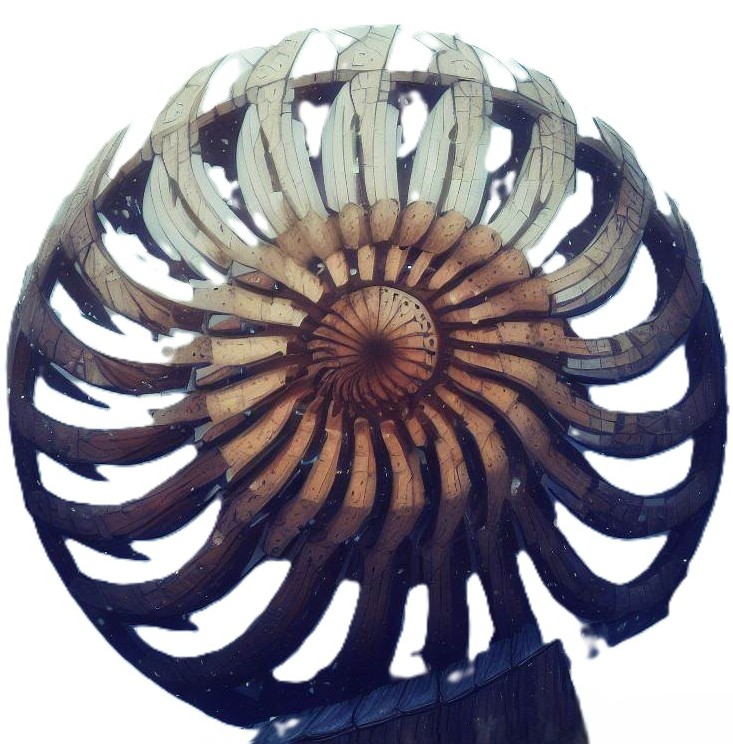
#> input picture Szenarios/bilder/IMG_4961.JPG, 733 x 744 px
$ python Szenario_Pixel.py bilder/IMG_4961.JPG out.png 100 bilder/Galaxy.jpg bilder/Galaxy.jpg
#> lines starting #> are read from the running program, lines starting #| are printed output that depends on the picture; after the words box and inside, x2 and y2 are one past the last pixel; in counts of white or black regions, pixels touching at a corner belong together

"""
Konvertiert ein Bild in eine Pixelgrafik mit 4x4-Bitmap pro Pixel.
Jeder Pixel wird durch eine 4x4-Matrix mit festem Muster repräsentiert.
Nur Koordinaten mit Wert 1 werden ausgegeben.
"""

from PIL import Image
import sys
import os

# 4x4 Bitmap-Muster (0 = schwarz/aus, 1 = weiß/an)
BITMAP_PATTERN = [
    [0, 0, 0, 0],
    [0, 1, 1, 0],
    [0, 1, 1, 0],
    [0, 0, 0, 0]
]

def scale_image_preserve_aspect(image, target_size=1000):
    """
    Skaliert das Bild verzerrungsfrei auf max. target_size x target_size.

    Args:
        image: PIL Image Objekt
        target_size: Maximale Breite/Höhe in Pixeln

    Returns:
        Skaliertes PIL Image Objekt
    """
    width, height = image.size

    # Berechne Skalierungsfaktor (kleinerer Wert bestimmt die Skalierung)
    scale_factor = min(target_size / width, target_size / height)

    # Neue Dimensionen
    new_width = int(width * scale_factor)
    new_height = int(height * scale_factor)

    print(f"Original: {width}x{height} -> Skaliert: {new_width}x{new_height}")

    # Hochqualitatives Resampling
    return image.resize((new_width, new_height), Image.Resampling.LANCZOS)

def convert_to_bw(image, threshold=128, invert=False):
    """
    Konvertiert Bild zu Schwarz/Weiß.

    Args:
        image: PIL Image Objekt
        threshold: Schwellwert für Schwarz/Weiß (0-255)
        invert: Wenn True, werden die Farben invertiert

    Returns:
        Schwarz/Weiß PIL Image (1-bit)
    """
    # Zu Graustufen konvertieren
    grayscale = image.convert('L')

    # Zu 1-bit Schwarz/Weiß konvertieren
    if invert:
        # Invertierte Logik: weiß wird schwarz, schwarz wird weiß
        bw_image = grayscale.point(lambda x: 0 if x > threshold else 255, mode='1')
    else:
        bw_image = grayscale.point(lambda x: 255 if x > threshold else 0, mode='1')

    return bw_image

def expand_to_bitmap(bw_image):
    """
    Expandiert jedes Pixel zu einer 4x4 Bitmap mit festem Muster.
    Gibt nur Koordinaten mit Wert 1 zurück.

    Args:
        bw_image: PIL Image (1-bit Schwarz/Weiß)

    Returns:
        Liste von (zeile, spalte, wert) Tupeln (nur mit wert=1)
    """
    width, height = bw_image.size
    pixels = bw_image.load()

    count = 0
    output_data = []
    output_data.append((1000, 1000, 1000000))

    # Durchlaufe jeden Pixel des Eingabebildes
    for y in range(height):
        for x in range(width):
            # Hole Pixelwert (0 = schwarz, 255 = weiß bei mode='1')
            pixel_value = pixels[x, y]

            # Nur wenn Pixel weiß ist, verwende das Bitmap-Muster
            if pixel_value:  # Weiß
                # Expandiere zu 4x4 Bitmap

                for bitmap_y in range(4):
                    for bitmap_x in range(4):
                        value = BITMAP_PATTERN[bitmap_y][bitmap_x]

                        # Nur Koordinaten mit Wert 1 hinzufügen
                        if value == 1:
                            if count % 2 == 0:
                                value = 2
                            count = count + 1
                            # Berechne absolute Koordinaten
                            abs_y = y * 4 + bitmap_y
                            abs_x = x * 4 + bitmap_x

                            output_data.append((abs_y, abs_x, value))

    return output_data

def write_output(output_data, output_file):
    """
    Schreibt die Bitmap-Daten in eine Textdatei.

    Args:
        output_data: Liste von (zeile, spalte, wert) Tupeln
        output_file: Pfad zur Ausgabedatei
    """
    with open(output_file, 'w', encoding='utf-8') as f:
        for row, col, value in output_data:
            f.write(f"{row} {col} {value}\n")

    print(f"Ausgabe geschrieben: {output_file}")
    print(f"Anzahl Zeilen: {len(output_data)}")

def process_image(input_file, output_file, target_size=1000, threshold=128, invert=False):
    """
    Hauptfunktion: Verarbeitet ein Bild und erstellt die Pixelgrafik.

    Args:
        input_file: Pfad zum Eingabebild
        output_file: Pfad zur Ausgabedatei
        target_size: Maximale Bildgröße (Standard: 1000)
        threshold: Schwellwert für Schwarz/Weiß (Standard: 128)
        invert: Farben invertieren (Standard: False)
    """
    try:
        # Bild einlesen
        print(f"Lese Bild: {input_file}")
        image = Image.open(input_file)

        # Skalieren (verzerrungsfrei)
        scaled_image = scale_image_preserve_aspect(image, target_size)

        # Zu Schwarz/Weiß konvertieren
        invert_text = " (invertiert)" if invert else ""
        print(f"Konvertiere zu Schwarz/Weiß (Threshold: {threshold}){invert_text}")
        bw_image = convert_to_bw(scaled_image, threshold, invert)

        # Zu 4x4 Bitmap expandieren
        print("Expandiere zu 4x4 Bitmap-Muster...")
        output_data = expand_to_bitmap(bw_image)

        # In Datei schreiben
        write_output(output_data, output_file)

        print("✓ Erfolgreich abgeschlossen!")

    except FileNotFoundError:
        print(f"✗ Fehler: Datei '{input_file}' nicht gefunden!")
        sys.exit(1)
    except Exception as e:
        print(f"✗ Fehler bei der Verarbeitung: {e}")
        sys.exit(1)

def main():
    """
    Hauptprogramm mit Kommandozeilenargumenten.
    """
    if len(sys.argv) < 3:
        print("Usage: python script.py <input_image> <output_file> [target_size] [threshold] [invert]")
        print()
        print("Beispiele:")
        print("  python script.py input.png output.txt")
        print("  python script.py input.jpg output.txt 500")
        print("  python script.py input.bmp output.txt 1000 150")
        print("  python script.py input.png output.txt 1000 128 yes")
        print()
        print("Parameter:")
        print("  input_image  : Eingabebild (PNG, JPG, BMP)")
        print("  output_file  : Ausgabedatei (TXT)")
        print("  target_size  : Max. Größe in Pixeln (Standard: 1000)")
        print("  threshold    : Schwellwert 0-255 (Standard: 128)")
        print("  invert       : Farben invertieren: yes/no (Standard: no)")
        sys.exit(1)


    input_file = sys.argv[1]

    for threshold in range(10, 250, 20):
        target_size = int(sys.argv[3]) if len(sys.argv) > 3 else 1000
        # threshold = int(sys.argv[4]) if len(sys.argv) > 4 else 128
        invert = sys.argv[5].lower() in ['yes', 'y', 'true', '1', 'ja'] if len(sys.argv) > 5 else False
        output_file = sys.argv[2]+"_"+str(threshold)+"_inv"+str(invert)+".bio"

        process_image(input_file, output_file, target_size, threshold, invert)
#> in process_image, image is the input picture: PIL image 733x744 RGB; mean R, G, B 148.6, 144.3, 152.7
#| Original: 733x744 -> Skaliert: 98x100
#> in scale_image_preserve_aspect, `return image.resize((new_width, new_height), Image.Resampling.LANCZOS)`:
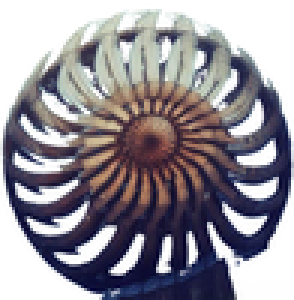
#> returned value: PIL image 98x100 RGB (shown 3 times larger); mean R, G, B 148.1, 143.7, 152.3
#> in convert_to_bw, `grayscale = image.convert('L')`:
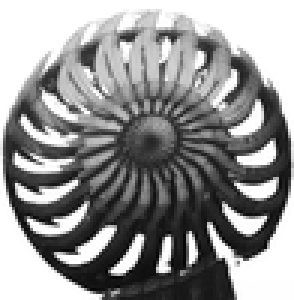
#> grayscale: PIL image 98x100 L (shown 3 times larger); min 4, max 255, mean 146
#> in convert_to_bw, `bw_image = grayscale.point(lambda x: 255 if x > threshold else 0, mode..`:
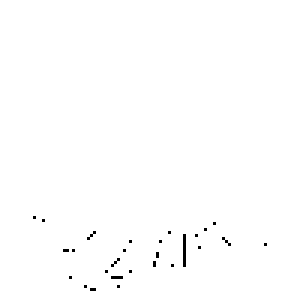
#> bw_image: PIL image 98x100 1 (shown 3 times larger); 99.5% white; black in thin lines or dots, all inside (x1, y1, x2, y2) = (11, 72, 89, 97)
#> after the loop in expand_to_bitmap, `for y in range(height):`: abs_x = 390; abs_y = 398; count = 39000; output_data = 39001 items
#> the loop in write_output, `for row, col, value in output_data:` made 39001 passes
#> (row, col, value) on passes 1 to 3: (1000, 1000, 1000000), (1, 1, 2), (1, 2, 1)
#| Anzahl Zeilen: 39001

if __name__ == "__main__":
    main()
